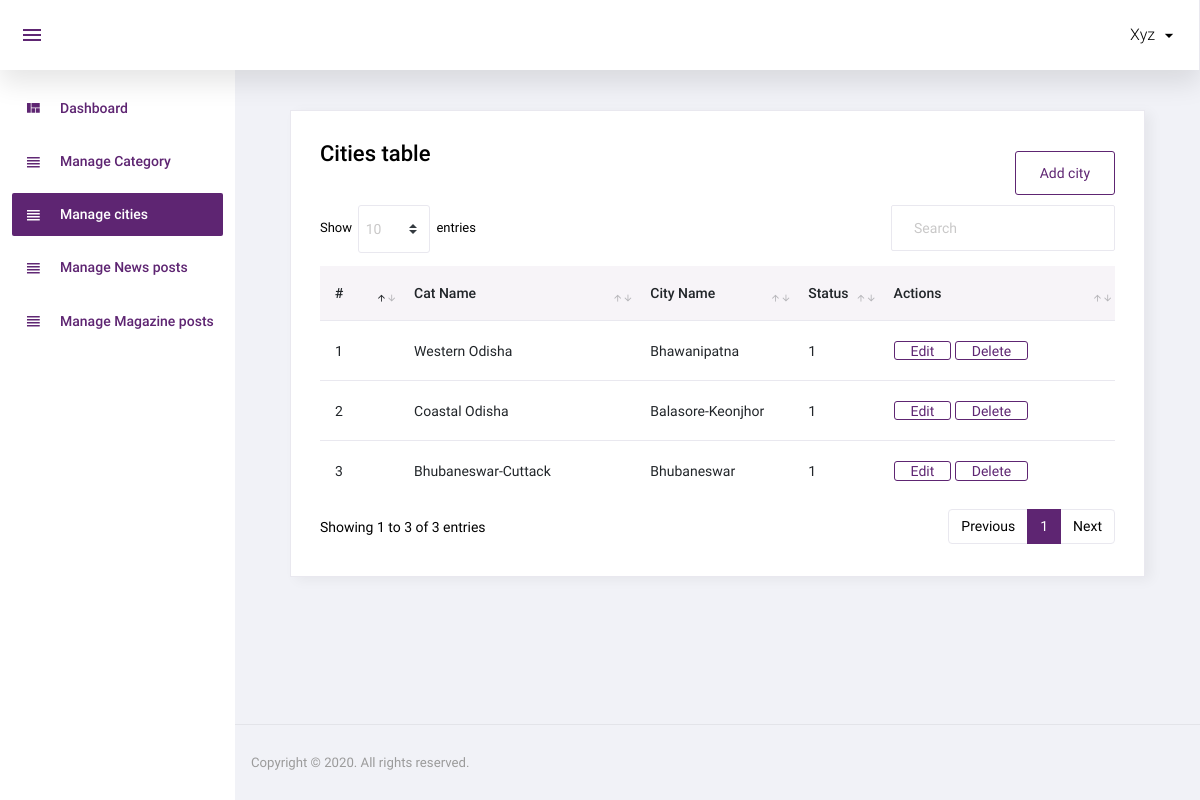
Page /admin/city_list.php (signed in) on the committed database.
### tables this page shows
CREATE TABLE `cities` (
  `id` int(11) NOT NULL,
  `cat_id` int(11) NOT NULL,
  `city_name` varchar(255) NOT NULL,
  `status` int(5) NOT NULL,
  `added_on` datetime NOT NULL
);

CREATE TABLE `category` (
  `id` int(11) NOT NULL,
  `cat_name` text NOT NULL,
  `added_on` datetime NOT NULL
);

### classes/DbConfig.php (called while the page is built, shortened)
<?php
class DbConfig
{
	private $_host = 'localhost';
	private $_username = 'root';
	private $_password = '';
	private $_database = 'news_manag';
	protected $connection;
	public function __construct()
	{	date_default_timezone_set('Asia/Kolkata');
		if (!isset($this->connection)) {
			$this->connection = new mysqli($this->_host, $this->_username, $this->_password, $this->_database);
		}
		return $this->connection;
	}
}
?>

### classes/Crud.php (called while the page is built, shortened)
<?php
include_once 'DbConfig.php';
class Crud extends DbConfig
{
	public function getData($query)
	{
		$result = $this->connection->query($query);
		$rows = array();
		while ($row = $result->fetch_assoc()) {
			$rows[] = $row;
		}
		return $rows;
	}
}

### admin/city_list.php (the view, shortened to what this page needs)
<?php
require('top.php');
$sql="SELECT cities.*,category.cat_name from cities,category where category.id=cities.cat_id order by id desc";
$result=$crud->getData($sql);
?>
  <div class="container-fluid">
          <div class="card">
            <div class="card-body">
            <div style="display:flex; justify-content:space-between;">
              <h4 class="" style="">Cities table
              </h4>
              <div style="text-align:right; padding:10px 0;">
              <a href="add_city.php" class="add_link btn btn-outline-primary" >Add city</a>
              </div>
              </div>
              <div class="row grid_box">
                <div class="col-12">
                  <div class="table-responsive">
                    <table id="order-listing" class="table">
                      <thead>
                        <tr>
                            <th width="10%"> #</th>
                            <th width="30%">Cat Name</th>
                            <th width="20%">City Name</th>
                            <th width="10%">Status</th>
                            <th width="30%" >Actions</th>
                        </tr>
                      </thead>
                      <tbody>
                        <?php
                        $i=1;
                        foreach ($result as $res) {
                        ?>
                        <tr>
                            <td><?php echo $i?></td>
                            <td><?php echo $res['cat_name']?></td>
                            <td><?php echo $res['city_name']?></td>
                            <td><?php echo $res['status']?></td>
                            <td>
                              <a href="add_city.php?id=<?php echo $res['id'] ?> "> <button class="btn btn-outline-primary">Edit</button></a>
                              <a href="city_list.php?id=<?php echo $res['id']?>" onclick="return confirm('Are you sure to delete?')"><button class="btn btn-outline-primary ">Delete</button></a>
                            </td>
                        </tr>
                        <?php
                        $i++;
                        }
                        ?>
                      </tbody>
                    </table>
                  </div>
				      </div>
              </div>
            </div>
          </div>
          </div>
<?php
require('footer.php');
?>

### admin/city_list.php (style rules this page uses)
td { word-break:break-word; }

### rows in the picture
cities: category.cat_name "Western Odisha", city_name "Bhawanipatna", status "1"
cities: category.cat_name "Coastal Odisha", city_name "Balasore-Keonjhor", status "1"
cities: category.cat_name "Bhubaneswar-Cuttack", city_name "Bhubaneswar", status "1"

### other values in the picture
$_SESSION['user_name'] "Xyz"
